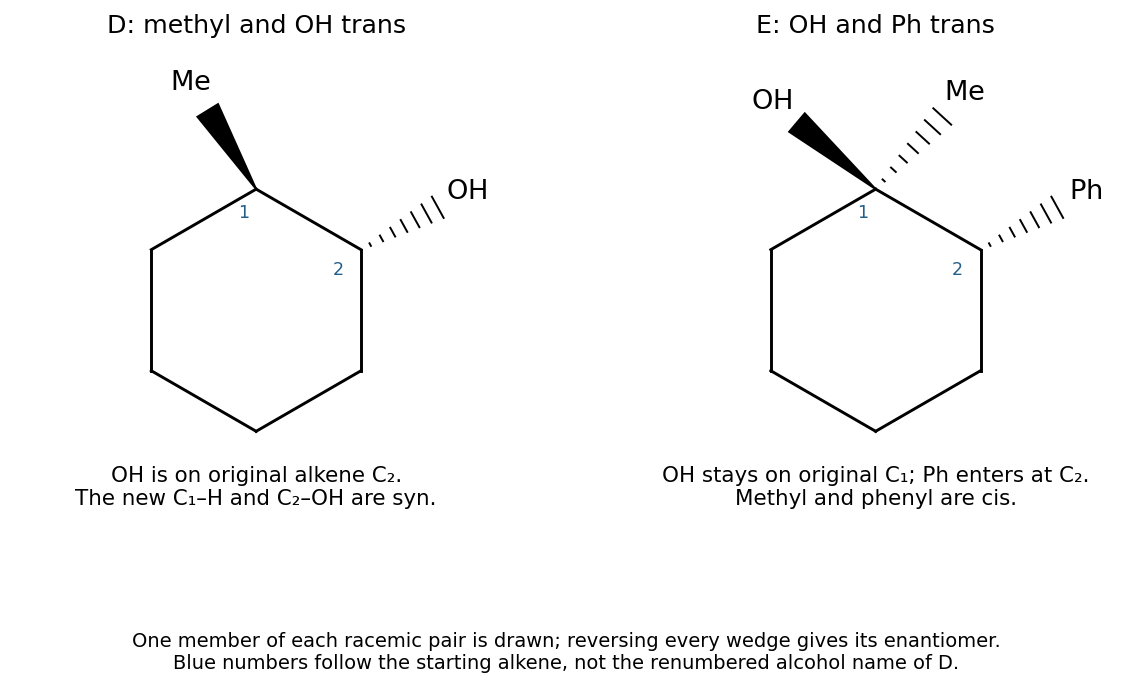

Write the Python code that produced this figure.
"""Original relative stereochemistry of products D and E; NST IA Chemistry 2024."""
import matplotlib
matplotlib.use('Agg')
import matplotlib.pyplot as plt
from matplotlib.patches import Polygon
import numpy as np

fig,axs=plt.subplots(1,2,figsize=(9,4.9),facecolor='white')
def stereo(ax,start,end,label,wedge):
    a=np.array(start);b=np.array(end);v=b-a;normal=np.array([-v[1],v[0]])/np.linalg.norm(v)*.10
    if wedge:ax.add_patch(Polygon([a,b+normal,b-normal],color='black'))
    else:
        for t in np.linspace(.12,1,7):
            c=a+t*v;d=t*normal;ax.plot([c[0]-d[0],c[0]+d[0]],[c[1]-d[1],c[1]+d[1]],color='black',lw=1.0)
    p=b+.27*v/np.linalg.norm(v);ax.text(*p,label,ha='center',va='center',fontsize=14,bbox={'facecolor':'white','edgecolor':'none','pad':1})
for ax in axs:
    ax.set(xlim=(-2,2),ylim=(-2.3,2.2),aspect='equal');ax.axis('off')
    pts=np.array([[0,1],[.866,.5],[.866,-.5],[0,-1],[-.866,-.5],[-.866,.5]])
    for a,b in zip(pts,np.roll(pts,-1,axis=0)):ax.plot([a[0],b[0]],[a[1],b[1]],color='black',lw=1.5)
    ax.text(-.15,.77,'1',fontsize=9,color='#245f8a');ax.text(.63,.3,'2',fontsize=9,color='#245f8a')
axs[0].set_title('D: methyl and OH trans',fontsize=13)
stereo(axs[0],(0,1),(-.4,1.65),r'$\mathrm{Me}$',True);stereo(axs[0],(.866,.5),(1.5,.85),r'$\mathrm{OH}$',False)
axs[0].text(0,-1.6,'OH is on original alkene C₂.\nThe new C₁–H and C₂–OH are syn.',ha='center',fontsize=11)
axs[1].set_title('E: OH and Ph trans',fontsize=13)
stereo(axs[1],(0,1),(-.65,1.55),r'$\mathrm{OH}$',True);stereo(axs[1],(0,1),(.55,1.6),r'$\mathrm{Me}$',False);stereo(axs[1],(.866,.5),(1.5,.85),r'$\mathrm{Ph}$',False)
axs[1].text(0,-1.6,'OH stays on original C₁; Ph enters at C₂.\nMethyl and phenyl are cis.',ha='center',fontsize=11)
fig.text(.5,.035,'One member of each racemic pair is drawn; reversing every wedge gives its enantiomer.\nBlue numbers follow the starting alkene, not the renumbered alcohol name of D.',ha='center',fontsize=10)
fig.tight_layout(rect=(0,.12,1,1));fig.savefig('paper-1-stereochemical-products.png',dpi=140,facecolor='white',bbox_inches='tight');plt.close(fig)
